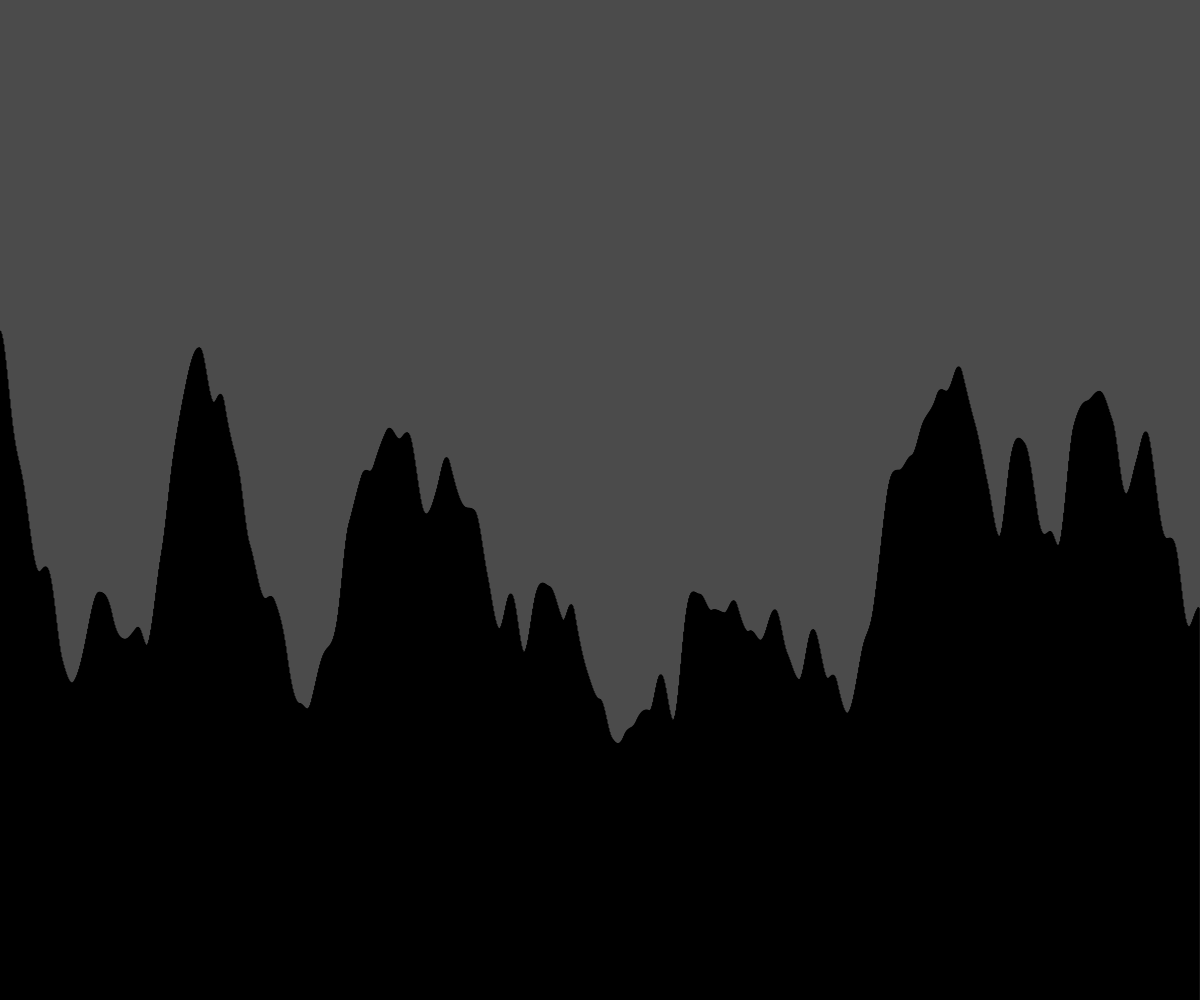
Frame 1 (no input)
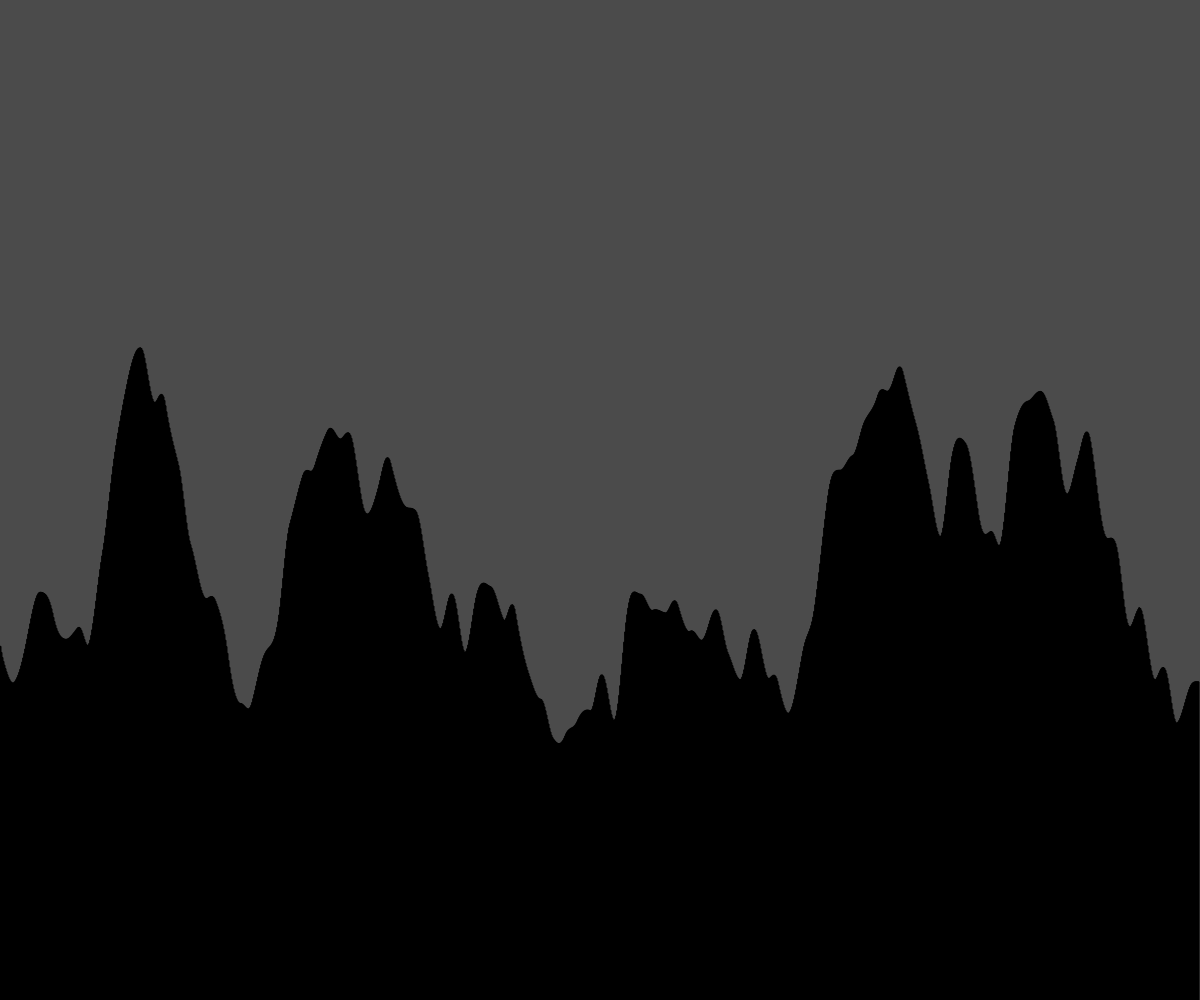
Frame 60 (no input)
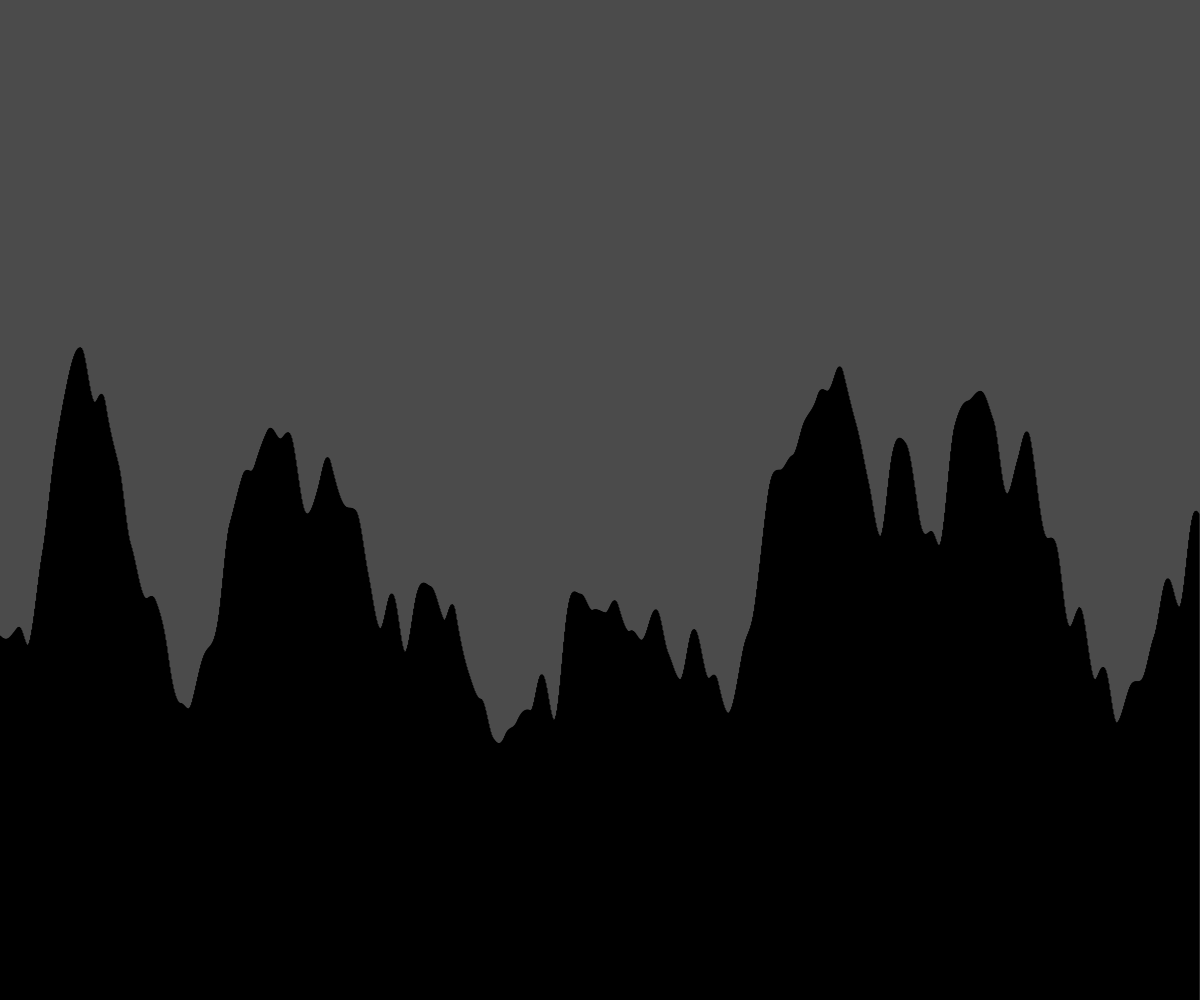
Frame 120 (the mouse pressed at the canvas centre since frame 60)

The p5.js sketch that drew these frames (run headless with seeded random() and noise() and a simulated clock; from frame 60 on, the mouse is pressed at the canvas centre):

// p5.js sketch
// ── sketch.js
// Project Title
// Your Name
// Date
//
// Extra for Experts:
// - describe what you did to take this project "above and beyond"

let time;
let rectWidth;
let numOfRects;
let rects = [];

function setup() {
  createCanvas(windowWidth, windowHeight);
  time = 0;
  numOfRects = width;
  rectWidth = width/numOfRects;
  generateTerrain();
}


function draw() {
  background(75);
 
  rects.shift();

  let rectHeight = noise(time)*height;
    let recta = {
      height: rectHeight,
      width: width/numOfRects,
      x: width - rectWidth,
      y: height - rectHeight,
    };
    time += 0.01;
    rects.push(recta);
  

  fill(0);
  for(let i = 0; i < rects.length; i++){
    rects[i].x -= rectWidth;
    rect(rects[i].x, rects[i].y, rects[i].width, rects[i].height);
  }
}

function generateTerrain(){
  for (let i = 0; i < numOfRects; i++){
    let rectHeight = noise(time)*height;
    let recta = {
      height: rectHeight,
      width: width/numOfRects,
      x: i*rectWidth,
      y: height - rectHeight,
    };
    time += 0.01;
    rects.push(recta);
  }
}
